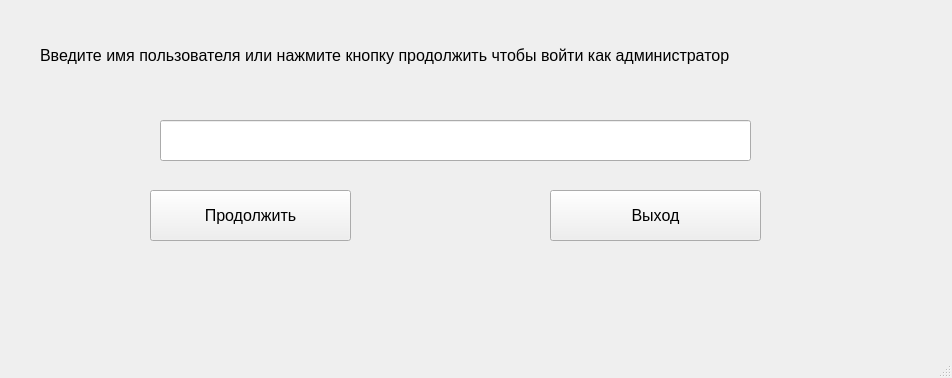
<?xml version="1.0" encoding="UTF-8"?>
<ui version="4.0">
 <class>MainWindow</class>
 <widget class="QMainWindow" name="MainWindow">
  <property name="geometry">
   <rect>
    <x>0</x>
    <y>0</y>
    <width>952</width>
    <height>378</height>
   </rect>
  </property>
  <property name="windowTitle">
   <string>MainWindow</string>
  </property>
  <widget class="QWidget" name="centralwidget">
   <widget class="QLabel" name="label">
    <property name="geometry">
     <rect>
      <x>40</x>
      <y>10</y>
      <width>871</width>
      <height>91</height>
     </rect>
    </property>
    <property name="font">
     <font>
      <pointsize>12</pointsize>
     </font>
    </property>
    <property name="text">
     <string>Введите имя пользователя или нажмите кнопку продолжить чтобы войти как администратор</string>
    </property>
   </widget>
   <widget class="QLineEdit" name="username">
    <property name="geometry">
     <rect>
      <x>160</x>
      <y>120</y>
      <width>591</width>
      <height>41</height>
     </rect>
    </property>
    <property name="font">
     <font>
      <pointsize>12</pointsize>
     </font>
    </property>
   </widget>
   <widget class="QPushButton" name="continue_2">
    <property name="geometry">
     <rect>
      <x>150</x>
      <y>190</y>
      <width>201</width>
      <height>51</height>
     </rect>
    </property>
    <property name="font">
     <font>
      <pointsize>12</pointsize>
     </font>
    </property>
    <property name="text">
     <string>Продолжить</string>
    </property>
   </widget>
   <widget class="QPushButton" name="exit">
    <property name="geometry">
     <rect>
      <x>550</x>
      <y>190</y>
      <width>211</width>
      <height>51</height>
     </rect>
    </property>
    <property name="font">
     <font>
      <pointsize>12</pointsize>
     </font>
    </property>
    <property name="text">
     <string>Выход</string>
    </property>
   </widget>
  </widget>
  <widget class="QMenuBar" name="menubar">
   <property name="geometry">
    <rect>
     <x>0</x>
     <y>0</y>
     <width>952</width>
     <height>26</height>
    </rect>
   </property>
  </widget>
  <widget class="QStatusBar" name="statusbar"/>
 </widget>
 <resources/>
 <connections/>
</ui>
